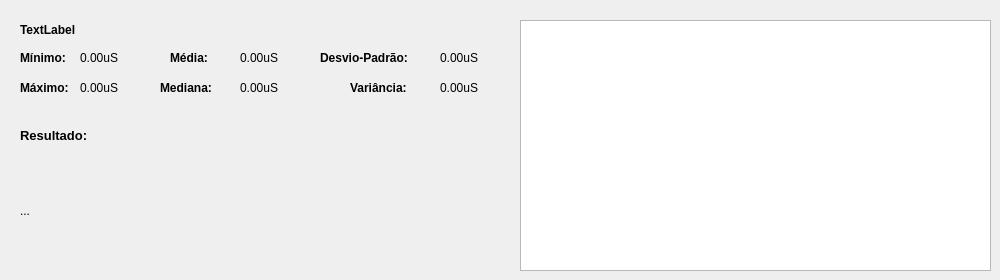
      <widget class="QWidget" name="tab_6">
       <attribute name="title">
        <string>Questão 2</string>
       </attribute>
       <widget class="QLabel" name="label_Variancia_RQ2">
        <property name="geometry">
         <rect>
          <x>440</x>
          <y>80</y>
          <width>55</width>
          <height>16</height>
         </rect>
        </property>
        <property name="text">
         <string>0.00uS</string>
        </property>
       </widget>
       <widget class="QLabel" name="label_Maximo_RQ2">
        <property name="geometry">
         <rect>
          <x>80</x>
          <y>80</y>
          <width>55</width>
          <height>16</height>
         </rect>
        </property>
        <property name="text">
         <string>0.00uS</string>
        </property>
       </widget>
       <widget class="QLabel" name="label_18">
        <property name="geometry">
         <rect>
          <x>170</x>
          <y>50</y>
          <width>71</width>
          <height>16</height>
         </rect>
        </property>
        <property name="font">
         <font>
          <weight>75</weight>
          <bold>true</bold>
         </font>
        </property>
        <property name="text">
         <string>Média:</string>
        </property>
       </widget>
       <widget class="QLabel" name="label_desvioPadrao_RQ2">
        <property name="geometry">
         <rect>
          <x>440</x>
          <y>50</y>
          <width>55</width>
          <height>16</height>
         </rect>
        </property>
        <property name="text">
         <string>0.00uS</string>
        </property>
       </widget>
       <widget class="QLabel" name="label_Media_RQ2">
        <property name="geometry">
         <rect>
          <x>240</x>
          <y>50</y>
          <width>55</width>
          <height>16</height>
         </rect>
        </property>
        <property name="text">
         <string>0.00uS</string>
        </property>
       </widget>
       <widget class="QLabel" name="input_ResultadoFinal_Q2">
        <property name="geometry">
         <rect>
          <x>20</x>
          <y>20</y>
          <width>961</width>
          <height>20</height>
         </rect>
        </property>
        <property name="font">
         <font>
          <pointsize>9</pointsize>
          <weight>75</weight>
          <bold>true</bold>
         </font>
        </property>
        <property name="text">
         <string>TextLabel</string>
        </property>
       </widget>
       <widget class="QLabel" name="label_14">
        <property name="geometry">
         <rect>
          <x>320</x>
          <y>50</y>
          <width>111</width>
          <height>16</height>
         </rect>
        </property>
        <property name="font">
         <font>
          <weight>75</weight>
          <bold>true</bold>
         </font>
        </property>
        <property name="text">
         <string>Desvio-Padrão:</string>
        </property>
       </widget>
       <widget class="QLabel" name="label_17">
        <property name="geometry">
         <rect>
          <x>20</x>
          <y>80</y>
          <width>55</width>
          <height>16</height>
         </rect>
        </property>
        <property name="font">
         <font>
          <weight>75</weight>
          <bold>true</bold>
         </font>
        </property>
        <property name="text">
         <string>Máximo:</string>
        </property>
       </widget>
       <widget class="QLabel" name="label_Resultado_Q2">
        <property name="geometry">
         <rect>
          <x>20</x>
          <y>150</y>
          <width>461</width>
          <height>121</height>
         </rect>
        </property>
        <property name="text">
         <string>...</string>
        </property>
       </widget>
       <widget class="QLabel" name="label_19">
        <property name="geometry">
         <rect>
          <x>160</x>
          <y>80</y>
          <width>71</width>
          <height>16</height>
         </rect>
        </property>
        <property name="font">
         <font>
          <weight>75</weight>
          <bold>true</bold>
         </font>
        </property>
        <property name="text">
         <string>Mediana:</string>
        </property>
       </widget>
       <widget class="QLabel" name="label_Mediana_RQ2">
        <property name="geometry">
         <rect>
          <x>240</x>
          <y>80</y>
          <width>55</width>
          <height>16</height>
         </rect>
        </property>
        <property name="text">
         <string>0.00uS</string>
        </property>
       </widget>
       <widget class="QLabel" name="label_15">
        <property name="geometry">
         <rect>
          <x>350</x>
          <y>80</y>
          <width>71</width>
          <height>16</height>
         </rect>
        </property>
        <property name="font">
         <font>
          <weight>75</weight>
          <bold>true</bold>
         </font>
        </property>
        <property name="text">
         <string>Variância:</string>
        </property>
       </widget>
       <widget class="QLabel" name="label_20">
        <property name="geometry">
         <rect>
          <x>20</x>
          <y>120</y>
          <width>111</width>
          <height>31</height>
         </rect>
        </property>
        <property name="font">
         <font>
          <pointsize>10</pointsize>
          <weight>75</weight>
          <bold>true</bold>
         </font>
        </property>
        <property name="text">
         <string>Resultado:</string>
        </property>
       </widget>
       <widget class="QLabel" name="label_16">
        <property name="geometry">
         <rect>
          <x>20</x>
          <y>50</y>
          <width>55</width>
          <height>16</height>
         </rect>
        </property>
        <property name="font">
         <font>
          <weight>75</weight>
          <bold>true</bold>
         </font>
        </property>
        <property name="text">
         <string>Mínimo:</string>
        </property>
       </widget>
       <widget class="QLabel" name="label_Minimo_RQ2">
        <property name="geometry">
         <rect>
          <x>80</x>
          <y>50</y>
          <width>55</width>
          <height>16</height>
         </rect>
        </property>
        <property name="text">
         <string>0.00uS</string>
        </property>
       </widget>
       <widget class="QGraphicsView" name="graphicsView_Q2">
        <property name="geometry">
         <rect>
          <x>520</x>
          <y>20</y>
          <width>471</width>
          <height>251</height>
         </rect>
        </property>
       </widget>
      </widget>
